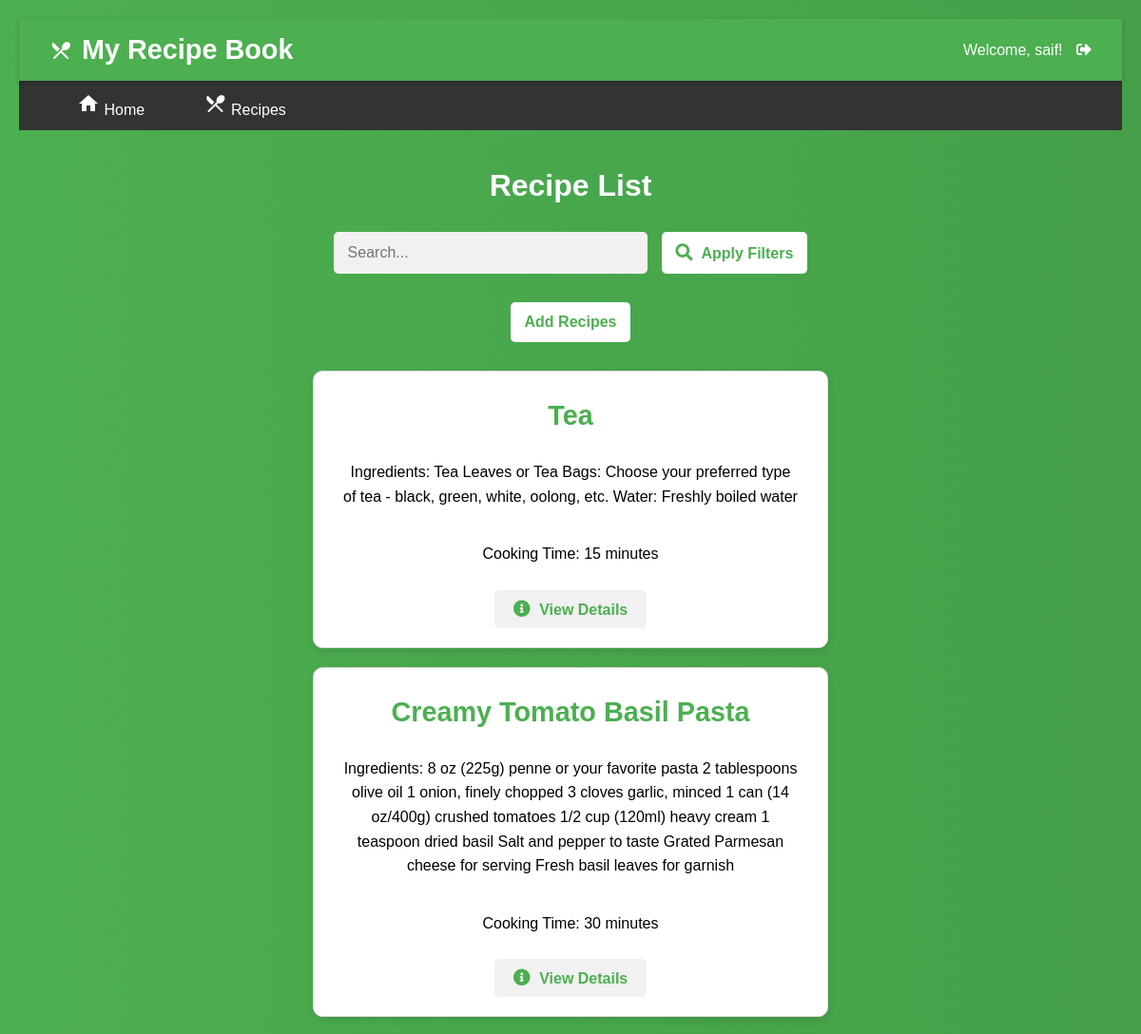
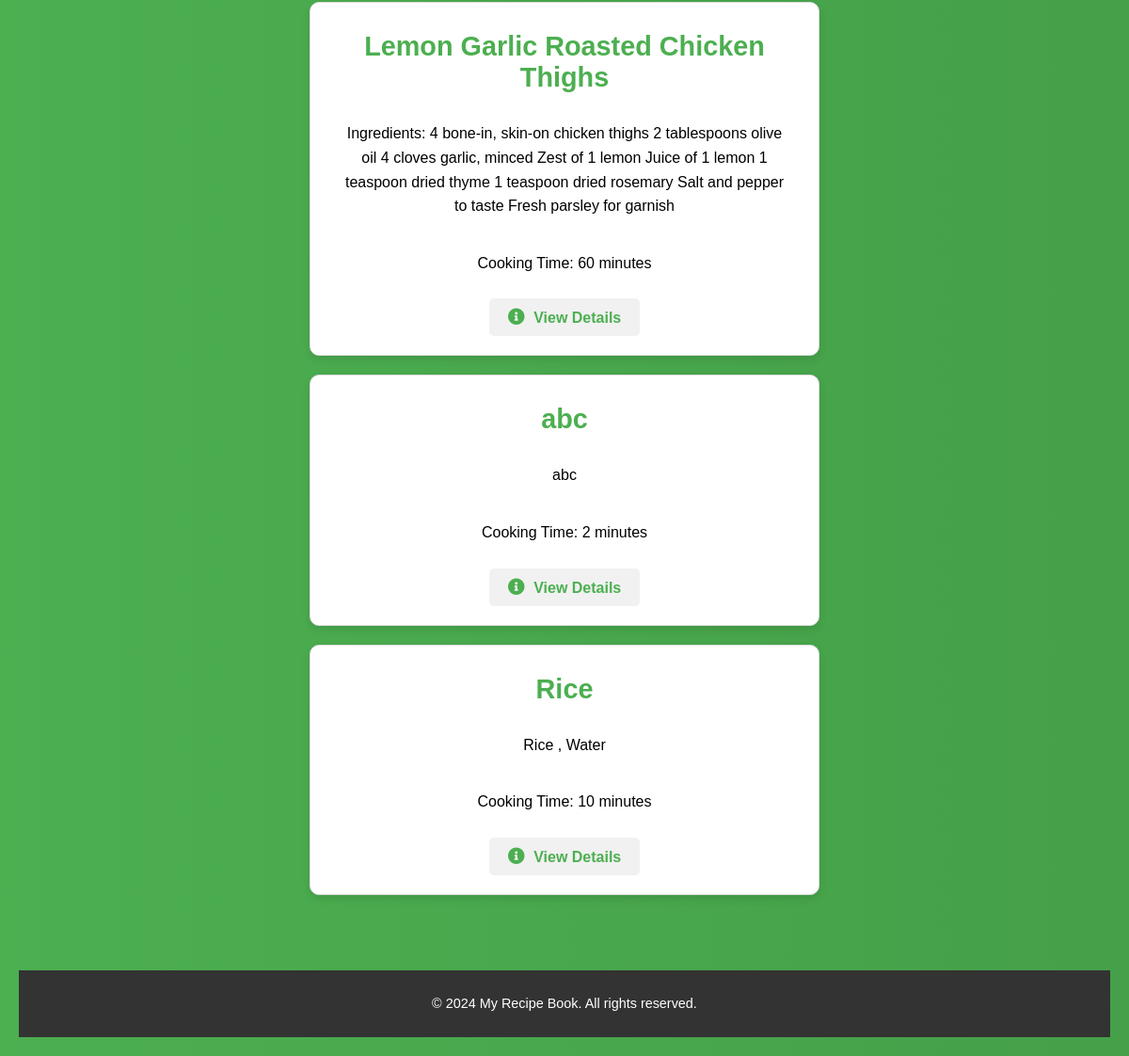
Page /recipes/ (signed in) on the committed database (2 pictures, top to bottom).
### app/models.py (models this page shows, shortened)
class Recipe(models.Model):
    title = models.CharField(max_length=255)
    author = models.ForeignKey(User, on_delete=models.CASCADE)
    ingredients = models.TextField()
    instructions = models.TextField()
    cooking_time = models.PositiveIntegerField(help_text="Cooking time in minutes")
    created_at = models.DateTimeField(auto_now_add=True)
    updated_at = models.DateTimeField(auto_now=True)

### app/views.py (the view)
# urls.py: path('recipes/', recipe_list, name='recipe_list'),
def recipe_list(request):
    query = request.GET.get('q')
    recipes = Recipe.objects.all()
    if query:
        recipes = recipes.filter(title__icontains=query)
    return render(request, 'recipe_book/recipe_list.html', {'recipes': recipes, 'query': query})

### app/templates/recipe_book/recipe_list.html (shortened to what this page needs)
{% extends 'base.html' %}
{% block content %}
  <h2>Recipe List</h2>
  <form method="get" action="{% url 'recipe_list' %}">
    <input type="text" name="q" placeholder="Search...">
    <button type="submit" class="search-button"><i class="fas fa-search food-icon"></i> Apply Filters</button>
  </form>
  {% if user.is_authenticated %}
    <form method="post" action="{% url 'add_recipe' %}">
      <button type="submit">Add Recipes</button>
    </form>
  {% endif %}
  {% for recipe in recipes %}
    <div class="recipe-card">
      <h3>{{ recipe.title }}</h3>
      <p>{{ recipe.ingredients }}</p>
      <p>Cooking Time: {{ recipe.cooking_time }} minutes</p>
      <a href="{% url 'recipe_detail' recipe.id %}" class="details-link"><i class="fas fa-info-circle food-icon"></i> View Details</a>
    </div>
  {% endfor %}
{% endblock %}

### app/templates/base.html (shortened to what this page needs)
<!DOCTYPE html>
<html lang="en">
<head>
    <link rel="stylesheet" href="https://cdnjs.cloudflare.com/ajax/libs/font-awesome/5.15.4/css/all.min.css">
    {% load static %}
    <link rel="stylesheet" href="{% static 'css/styles.css' %}">
</head>
<body>
    <header>
        <h1><i class="material-icons">restaurant_menu</i> {% block header %}My Recipe Book{% endblock %}</h1>
        <div class="icons">
            {% if user.is_authenticated %}
                <span class="intro">Welcome, {{ user.username }}! <a href="{% url 'logout' %}" class="nav-link"><i class="fas fa-sign-out-alt"></i></a></span>
            {% else %}
                <span class="intro"><a href="{% url 'login' %}" class="nav-link"><i class="fas fa-sign-in-alt"></i></a> | <a href="{% url 'signup' %}" class="nav-link"><i class="fas fa-user-plus"></i></a></span>
            {% endif %}
        </div>
    </header>
    <nav>
        <div class="menu">
            <a href="{% url 'home' %}"><i class="material-icons">home</i> Home</a>
            <a href="{% url 'recipe_list' %}"><i class="material-icons">local_dining</i> Recipes</a>
        </div>
    </nav>
    <main>
        {% block content %}{% endblock %}
    </main>
    <footer>
        <p>&copy; 2024 My Recipe Book. All rights reserved.</p>
    </footer>
</body>
</html>

### app/static/css/styles.css (style rules this page uses)
body, h1, h2, h3, p, ul, li { margin: 0; padding: 0; }
body { font-family: 'Arial', sans-serif; background: #f8f8f8; color: #333; }
header { background-color: #4CAF50; color: white; padding: 1rem; text-align: center; }
nav { display: flex; justify-content: space-between; background-color: #333; padding: 1rem; }
nav a { color: white; text-decoration: none; padding: 0.5rem 1rem; margin: 0 10px; border-radius: 5px; }
.recipe-card { width: 300px; margin-bottom: 20px; border: 1px solid #ddd; border-radius: 8px; overflow: hidden; }
.recipe-card h3 { padding: 10px; font-size: 1.5em; }
.recipe-card p { padding: 10px; font-size: 1em; }

### app/templates/recipe_book/recipe_list.html (style rules this page uses)
body { font-family: 'Arial', sans-serif; background: linear-gradient(to right, #4CAF50, #45a049); margin: 0; padding: 20px; color: #fff; }
h2 { color: #fff; text-align: center; font-size: 2em; margin-bottom: 30px; }
form { display: flex; justify-content: center; gap: 15px; margin-bottom: 30px; }
input, select, button { padding: 12px 15px; border: none; border-radius: 5px; font-size: 1em; outline: none; }
input, select { background-color: #f1f1f1; color: #333; width: 300px; }
button { background-color: #fff; color: #4CAF50; font-weight: bold; cursor: pointer; transition: background-color 0.3s ease; border-radius: 5px; }
p { line-height: 1.6; color: #fff; text-align: center; }
.recipe-card { background-color: #fff; color: #333; padding: 20px; border-radius: 10px; box-shadow: 0 4px 10px rgba(0, 0, 0, 0.1); margin: 20px auto; width: 90%; max-width: 500px; text-align: center; transition: transform 0.3s ease, box-shadow 0.3s ease; }
.recipe-card h3 { font-size: 1.8em; color: #4CAF50; margin-bottom: 10px; }
.recipe-card p { font-size: 1em; margin-bottom: 15px; color : black ; }
.details-link { display: inline-block; text-decoration: none; color: #4CAF50; background-color: #f1f1f1; padding: 10px 20px; border-radius: 5px; font-weight: bold; transition: background-color 0.3s ease, color 0.3s ease; }
.food-icon { font-size: 18px; margin-right: 5px; }

### rows in the picture
Recipe: title "Tea", ingredients "Ingredients: Tea Leaves or Tea Bags: Choose your preferred type of tea - black, green, white, oolong, etc. Water: Freshly boiled water", cooking_time "15"
Recipe: title "Creamy Tomato Basil Pasta", ingredients "Ingredients: 8 oz (225g) penne or your favorite pasta 2 tablespoons olive oil 1 onion, finely chopped 3 cloves garlic, minced 1 can (14 oz/400g) crushed tomatoes 1/2 cup (120ml) heavy cream 1 teaspoon dried basil Salt and pepper to taste Grated Parmesan cheese for serving Fresh basil leaves for garnish", cooking_time "30"
Recipe: title "Lemon Garlic Roasted Chicken Thighs", ingredients "Ingredients: 4 bone-in, skin-on chicken thighs 2 tablespoons olive oil 4 cloves garlic, minced Zest of 1 lemon Juice of 1 lemon 1 teaspoon dried thyme 1 teaspoon dried rosemary Salt and pepper to taste Fresh parsley for garnish", cooking_time "60"
Recipe: title "abc", ingredients "abc", cooking_time "2"
Recipe: title "Rice", ingredients "Rice , Water", cooking_time "10"

### other values in the picture
{{ user.username }} "saif"
